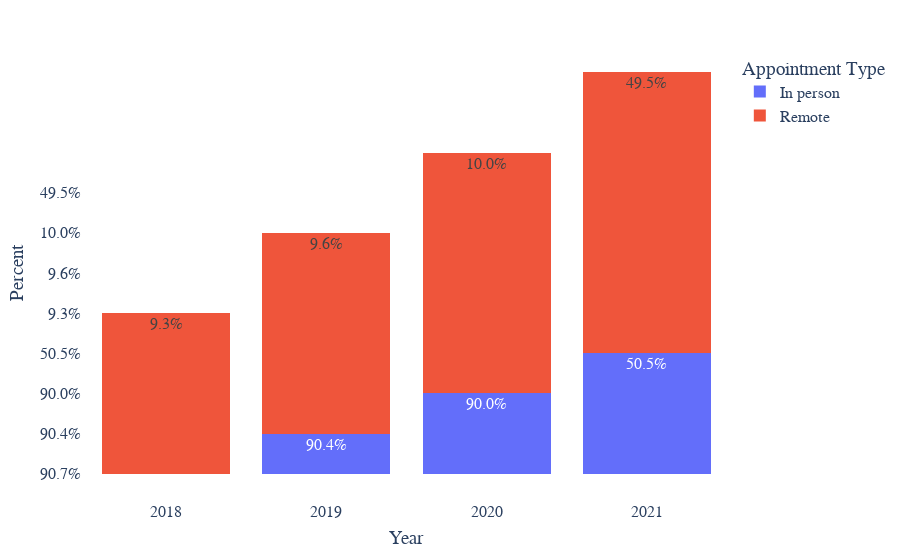

The notebook cell this image was saved under:
### Code cell
# plot the long (tidy) dataframe
fig = px.bar(
    appointment_types_group,
    x="Year",
    y="Percent",
    color="Appointment Type",
    # I would use the website to write chart titles in the correct font/foramt/spacing
    #title="Remote appointments are now as common as in person appointments",
    barmode="stack",
    text="Percent",
)

# Asthetics of the plot
fig.update_layout(
    # change background colour 
    {"plot_bgcolor": "rgba(0, 0, 0, 0)", "paper_bgcolor": "rgba(0, 0, 0, 0)"},
    xaxis_title='Year',
    xaxis=dict(tickformat="%y"),
    # change fonts
    font=dict(family="Arial", size=16),
    # autosize makes the chart 'responsive' (https://en.wikipedia.org/wiki/Responsive_web_design)
    autosize=True,
    margin=dict(
        l=50,
        r=50,
        b=50,
        t=50,
        pad=4,
        autoexpand=True
        ),
    ## options for the hover-over text
    # changes how the hover-over box is displayed
    hovermode="x unified",
    # hoverlabel_align = 'right',
    # changes the hover-over box formatting
    hoverlabel=dict(
        bgcolor="white",
        font_size=16,
        font_family="Arial"
    )
)

# options to change how the bars look
fig.update_traces(
    # this also changes the hover-over box formatting
    hovertemplate='%{fullData.name}: %{text}<extra></extra>',
    # outline of bars
    marker_line_color = 'rgb(8,48,107)',
    marker_line_width=0,
    opacity=1,
    # options for text inside bars
    # texttemplate='%{text:.2%}', <- not needed in this case
    textposition='inside'
)
fig.update_xaxes(type='category')
fig.show()

### Figure 1 — Plotly figure (JSON) as saved in the notebook; plotly's stock layout.template omitted (floating-point values rounded to 4 significant figures)
{"data": [{"alignmentgroup": "True", "hovertemplate": "%{fullData.name}: %{text}<extra></extra>", "legendgroup": "In person", "marker": {"color": "#636efa", "line": {"color": "rgb(8,48,107)", "width": 0}}, "name": "In person", "offsetgroup": "In person", "opacity": 1, "orientation": "v", "showlegend": true, "text": ["90.7%", "90.4%", "90.0%", "50.5%"], "textposition": "inside", "type": "bar", "x": ["2018", "2019", "2020", "2021"], "xaxis": "x", "y": ["90.7%", "90.4%", "90.0%", "50.5%"], "yaxis": "y"}, {"alignmentgroup": "True", "hovertemplate": "%{fullData.name}: %{text}<extra></extra>", "legendgroup": "Remote", "marker": {"color": "#EF553B", "line": {"color": "rgb(8,48,107)", "width": 0}}, "name": "Remote", "offsetgroup": "Remote", "opacity": 1, "orientation": "v", "showlegend": true, "text": ["9.3%", "9.6%", "10.0%", "49.5%"], "textposition": "inside", "type": "bar", "x": ["2018", "2019", "2020", "2021"], "xaxis": "x", "y": ["9.3%", "9.6%", "10.0%", "49.5%"], "yaxis": "y"}], "layout": {"autosize": true, "barmode": "stack", "font": {"family": "Arial", "size": 16}, "hoverlabel": {"bgcolor": "white", "font": {"family": "Arial", "size": 16}}, "hovermode": "x unified", "legend": {"title": {"text": "Appointment Type"}, "tracegroupgap": 0}, "margin": {"autoexpand": true, "b": 50, "l": 50, "pad": 4, "r": 50, "t": 50}, "paper_bgcolor": "rgba(0, 0, 0, 0)", "plot_bgcolor": "rgba(0, 0, 0, 0)", "xaxis": {"anchor": "y", "domain": [0, 1], "tickformat": "%y", "title": {"text": "Year"}, "type": "category"}, "yaxis": {"anchor": "x", "domain": [0, 1], "title": {"text": "Percent"}}}}
